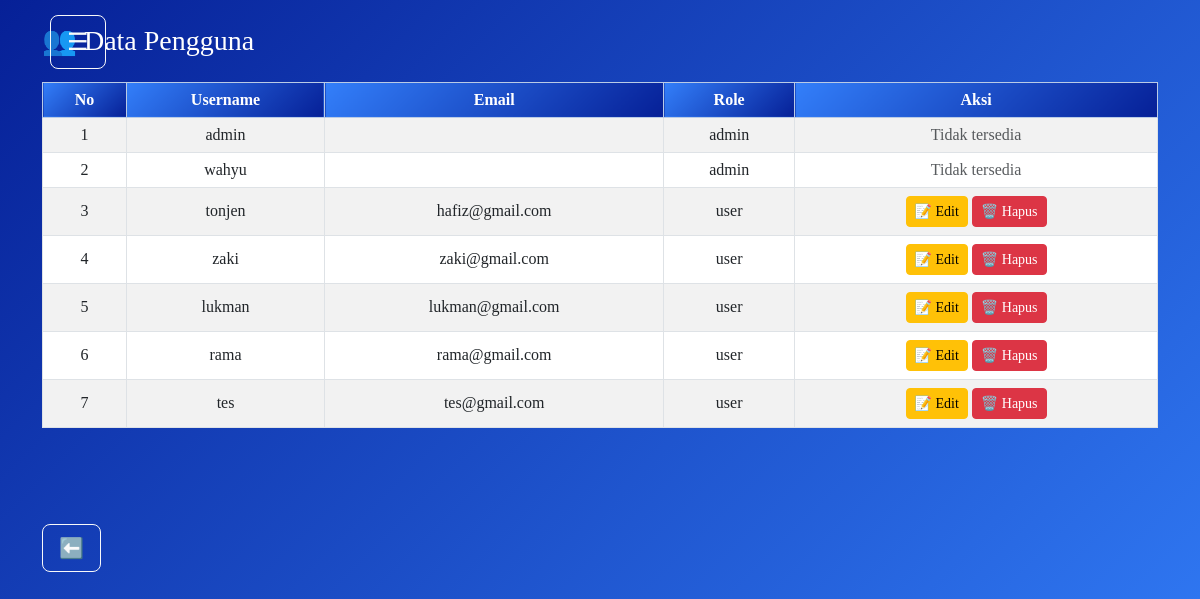
Screenshot of /admin/data_pengguna.php (signed in) with the database file from the repository.
### tables this page shows
CREATE TABLE `users` (
  `id` int(11) NOT NULL,
  `username` varchar(50) NOT NULL,
  `email` varchar(255) DEFAULT NULL,
  `password` varchar(255) NOT NULL,
  `role` enum('admin','user') NOT NULL,
  `created_at` datetime DEFAULT current_timestamp()
);

### admin/data_pengguna.php (the view, shortened to what this page needs)
<?php
include '../sidebar.php';
include '../config/db.php';
$query = "SELECT * FROM users ORDER BY id ASC";
$result = $conn->query($query);
?>
<!DOCTYPE html>
<html lang="en">
<head>
    <link href="https://cdn.jsdelivr.net/npm/bootstrap@5.3.0/dist/css/bootstrap.min.css" rel="stylesheet">
</head>
<body class="p-4">
    <div class="container">
        <h3 class="mb-4 text-white">👥 Data Pengguna</h3>
        <table class="table table-bordered text-center table-striped">
            <thead class="table-primary">
                <tr>
                    <th style="background: linear-gradient(135deg, #337FFA, #062097); color: white;">No</th>
                    <th style="background: linear-gradient(135deg, #337FFA, #062097); color: white;">Username</th>
                    <th style="background: linear-gradient(135deg, #337FFA, #062097); color: white;">Email</th>
                    <th style="background: linear-gradient(135deg, #337FFA, #062097); color: white;">Role</th>
                    <th style="background: linear-gradient(135deg, #337FFA, #062097); color: white;">Aksi</th>
                </tr>
            </thead>
            <tbody>
                <?php if ($result && $result->num_rows > 0): ?>
                    <?php $no = 1; ?>
                    <?php while ($row = $result->fetch_assoc()): ?>
                        <tr>
                            <td><?= $no++ ?></td>
                            <td><?= htmlspecialchars($row['username']) ?></td>
                            <td><?= htmlspecialchars($row['email']) ?></td>
                            <td><?= htmlspecialchars($row['role']) ?></td>
                            <td>
                                <?php if ($row['role'] !== 'admin'): ?>
                                    <a href="edit_user.php?id=<?= $row['id'] ?>" class="btn btn-sm btn-warning">📝 Edit</a>
                                    <a href="hapus_user.php?id=<?= $row['id'] ?>" class="btn btn-sm btn-danger" onclick="return confirm('Yakin ingin menghapus user ini?')">🗑️ Hapus</a>
                                <?php else: ?>
                                    <span class="text-muted">Tidak tersedia</span>
                                <?php endif; ?>
                            </td>
                        </tr>
                    <?php endwhile; ?>
                <?php else: ?>
                    <tr>
                        <td colspan="5" class="text-center">Tidak ada data pengguna.</td>
                    </tr>
                <?php endif; ?>
            </tbody>
        </table>
    </div>
    <div class="container mt-5 pt-5">
    <a href="dashboard_admin.php" class="btn btn-outline-light btn-lg mb-3 btn-press" style="bg-black">
        <i class="bi bi-arrow-left-circle"></i> ⬅️
    </a>
</div>
</body>
</html>

### admin/data_pengguna.php (style rules this page uses)
body { font-family: 'Times New Roman', serif; background: linear-gradient(135deg,rgb(6, 32, 151), rgb(51, 127, 250)); }
.table th, .table td { vertical-align: middle; }

### rows the page displays
users: username "admin", role "admin", shows "Tidak tersedia"
users: username "wahyu", role "admin", shows "Tidak tersedia"
users: username "tonjen", email "hafiz@gmail.com", role "user"
users: username "zaki", email "zaki@gmail.com", role "user"
users: username "lukman", email "lukman@gmail.com", role "user"
users: username "rama", email "rama@gmail.com", role "user"
users: username "tes", email "tes@gmail.com", role "user"
